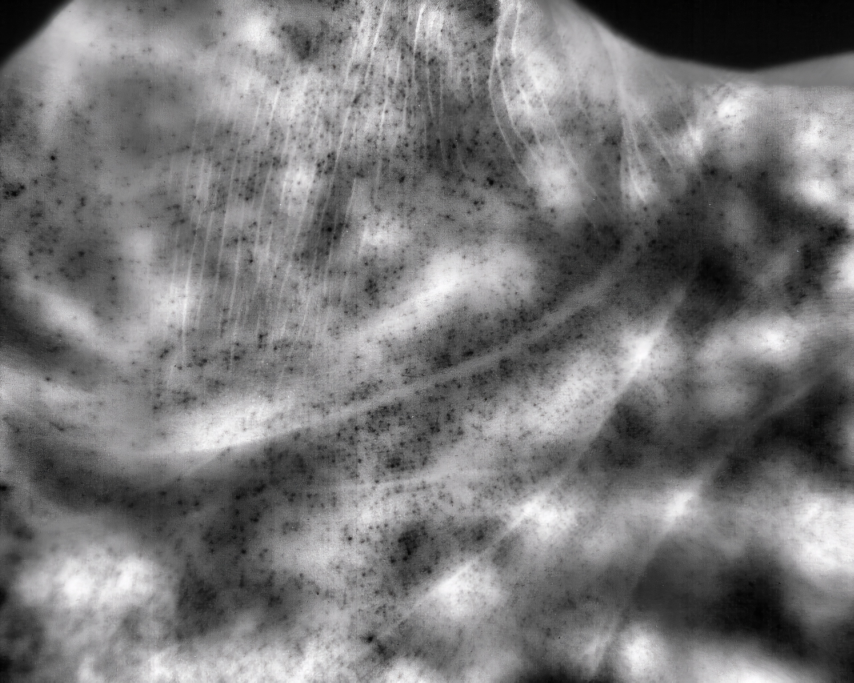
#> input picture Preprocessing/input_images/DATA_smallBrushes_bmp_imgs/raw/1.bmp, 2560 x 2048 px (shown at 1/3 size)
$ python getPatches.py --patchSize 100 --rawDir ../input_images/DATA_smallBrushes_bmp_imgs/raw --annotatedDir ../input_images/DATA_smallBrushes_bmp_imgs/raw --coordinatesDir ../input_images/DATA_smallBrushes_bmp_imgs/raw --centroidsDir ../input_images/DATA_smallBrushes_bmp_imgs/raw --patchesDir ../input_images/DATA_smallBrushes_bmp_imgs/raw
#> lines starting #> are read from the running program, lines starting #| are printed output that depends on the picture; after the words box and inside, x2 and y2 are one past the last pixel; in counts of white or black regions, pixels touching at a corner belong together
import os, cv2
import numpy as np
import argparse

parser = argparse.ArgumentParser()

parser.add_argument('--patchSize',
                    required=True,
                    type = int)

parser.add_argument('--rawDir',
                    required=True,
                    type = str)

parser.add_argument('--annotatedDir',
                    required=True,
                    type = str)

parser.add_argument('--coordinatesDir',
                    required=True,
                    type = str)

parser.add_argument('--centroidsDir',
                    required=True,
                    type = str)

parser.add_argument('--patchesDir',
                    required=True,
                    type = str)

args = parser.parse_args()

class GetPatches:
    def __init__(self, patch_size = 32):
        self.patch_size = patch_size
        self.centroid_lst = []

    def process_images(self, raw_image_path, annotated_image_path, image_name):
        """
        image_name - The name of the current processing image
        This function isolates the sweatpores from the annotated image and
        computes the centroids and detects if there's any sweat pores in the
        given area for further ML model
        """
#> called with image_name = '1.bmp'
        # load the annotated image and raw image
        annotated_img = cv2.imread(annotated_image_path)
#> annotated_img is the input picture: shape (2048, 2560, 3); mean B, G, R 120.8, 120.1, 120.5
        raw_img = cv2.imread(raw_image_path)

        # isolates the sweat pores from the annotated img
        contour_image = self.isolate_sweat_pores(annotated_img)

        # Compute centroid of sweat pores
        self.centroid(contour_image, image_name)

        # Check if there has sweat pores in the batch
        self.has_sweatPores(raw_img, image_name)

        # Empty the centroid lst for the next iteration
        self.centroid_lst = []

    def isolate_sweat_pores(self, circled_image):
        """
        Function to isolate circled regions of sweat pores from Dr Runyon's annotated images
        Inputs:
            circled_image - Path of Dr Runyon's annotated image
        Output:
            contour_image - Isolated regions of sweat pores with black mask as background
        """
        # Error Checking
        if circled_image is None:
            print("Failed to load the image.")

        # Convert the image to HSV color space
        hsv = cv2.cvtColor(circled_image, cv2.COLOR_BGR2HSV)
#> hsv: shape (2048, 2560, 3); mean H, S, V 54.4, 1.6, 121

        # Define the lower and upper bounds for green, yellow, and red color in HSV (Adjust these values as needed)
        # Green circles
        lower_green = np.array([30, 30, 30])
        upper_green = np.array([90, 245, 245])
        # Red circles
        lower_red = np.array([0, 100, 100])
        upper_red = np.array([20, 255, 255])
        # Yellow circles
        lower_yellow = np.array([20, 100, 100])
        upper_yellow = np.array([30, 255, 255])

        # Threshold the HSV image to isolate green, red, and yellow regions
        green_mask = cv2.inRange(hsv, lower_green, upper_green)
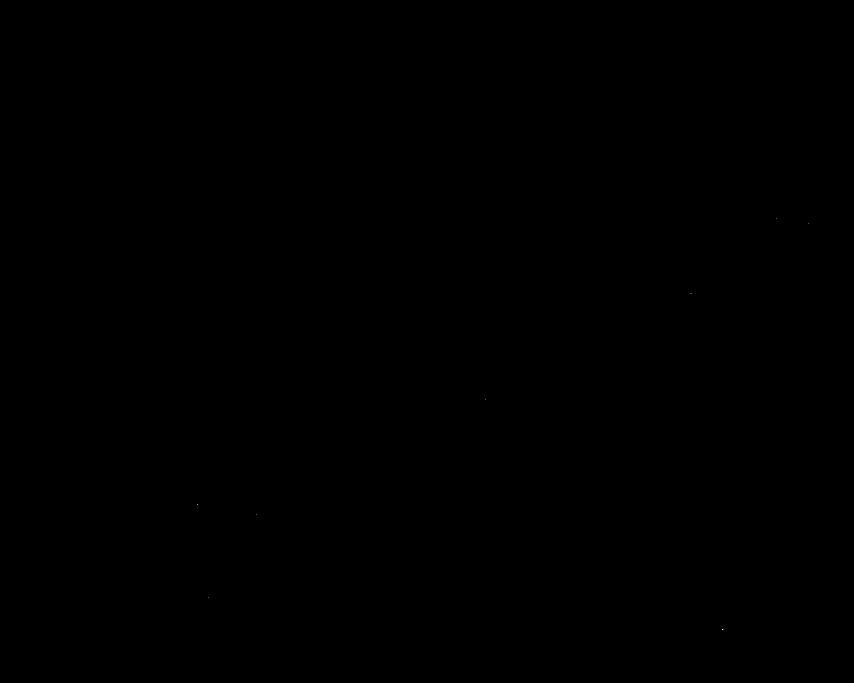
#> green_mask: shape (2048, 2560) (shown at 1/3 size); 0% white in thin lines or dots, all inside (x1, y1, x2, y2) = (593, 654, 2426, 1890)
        red_mask = cv2.inRange(hsv, lower_red, upper_red)
#> red_mask: shape (2048, 2560); every value is 0
        yellow_mask = cv2.inRange(hsv, lower_yellow, upper_yellow)

        # Combine the red green, and yellow mask into just one mask
        combined_mask = cv2.bitwise_or(cv2.bitwise_or(green_mask, red_mask), yellow_mask)

        # Find contours of the green, red, and yellow regions
        contours, _ = cv2.findContours(combined_mask, cv2.RETR_EXTERNAL, cv2.CHAIN_APPROX_SIMPLE)
#> contours = 8 contours, all with area under 20

        # Create a blank mask for background
        blank_mask = np.zeros_like(circled_image[:, :, 0]) # Black mask

        # Draw contours on the blank mask
        cv2.drawContours(blank_mask, contours, -1, (255), thickness=cv2.FILLED)

        # Apply the mask to the original image
        contour_image = cv2.bitwise_and(circled_image, circled_image, mask=blank_mask)

        return contour_image

    def centroid(self, contour_image, image_name):
        """
        Function to compute the centroid of the isolated sweat pore images
        Function stores both centroid files and coordinate files
        Input:
            contour_image - Isolated regions of sweat pores with black mask as background
            image_name - The name of the current processing image name
            coordinate_filename - Path of the file where centroids coordinates are stored.
            centroid_filename - Path of the file which has the image with circled centroids.
        Output:
            coordinate_filename - Centroid coordinate filename
        """
#> called with image_name = '1.bmp'
         # Generate unique filenames based on the input image filename
        image_name = image_name[:-4] # crop the ".bmp" extenstion
        coordinate_filename = f"{image_name}.txt"
        centroid_filename = f"{image_name}.png"

        # https://pyimagesearch.com/2016/02/01/opencv-center-of-contour/
        # For non greyscaled images (circled images)
        # Load the image, convert it to grayscale, blur it slightly, and threshold it
        image = cv2.cvtColor(contour_image, cv2.COLOR_BGR2GRAY)
        blurred = cv2.GaussianBlur(image, (5, 5), 0)
        thresh = cv2.threshold(blurred, 60, 255, cv2.THRESH_BINARY)[1] # Intensity upper threshold = 60

        # For Grey scaled image
        # Load the grayscale filtered image
        # grey = cv2.imread(self.isolated_sp, cv2.IMREAD_GRAYSCALE)
        # thresh = cv2.threshold(grey, 60, 255, cv2.THRESH_BINARY)[1]

        # find contours in the thresholded image
        cnts, _ = cv2.findContours(thresh, cv2.RETR_EXTERNAL, cv2.CHAIN_APPROX_SIMPLE)
#> cnts = []


        # Create a copy of the contour image to draw centroids on
        contour_image = cv2.cvtColor(image, cv2.COLOR_GRAY2BGR)

        # -- Ricky Modified -- #
        # Specify the directory where you want to save the image
        coordinate_output_directory = args.coordinatesDir

        # Create the full path for the centroid image file
        coordinate_filepath = os.path.join(coordinate_output_directory, coordinate_filename)
        # -------------------- #

        # For creating GroundTruth files
        with open(coordinate_filepath, "w") as file:
            # Write the header
            file.write("y\tx\n")

            # Loop over the contours
            for c in cnts:
                # Compute the area of the contour
                area = cv2.contourArea(c)

                # Skip processing if the contour area is zero
                if (area == 0):
                    continue

                # Compute the center of the contour
                M = cv2.moments(c)
                cX = int(M["m10"] / M["m00"])
                cY = int(M["m01"] / M["m00"])

                # Store the coordinates into a list
                self.centroid_lst.append((cX, cY))

                # Write the coordinates to the file
                file.write(f"{cY}\t{cX}\n")  # For some reason, the PoreGroundTruthMarked images must be in (Y X) format instead of (X Y)

                # Draw the contour and centroid on the image for visualization
                cv2.drawContours(contour_image, [c], -1, (255, 0, 0), 1) # Blue Contour
                cv2.circle(contour_image, (cX, cY), 0, (0, 0, 255), -1) # Red Centroid
#> this loop made 0 passes
#> after the loop, self.centroid_lst = []

        # -- Ricky Modified -- #
        # Specify the directory where you want to save the image
        centroid_output_directory = args.centroidsDir

        # Create the full path for the centroid image file
        contour_filepath = os.path.join(centroid_output_directory, centroid_filename)
        # Save contour and centroid image in the specified directory
        cv2.imwrite(contour_filepath, contour_image)
        # -------------------- #
        return

    def has_sweatPores(self, raw_image, image_name):
        """
        This function will store the batches if there are detected sweat pores.
        We created a kernel (32 X 32) to slide through the raw_image. If the coordinates
        from Coordinates_lst are in the range of the current kernel area than we store and
        mark the batch.
        Args:
            raw_image: raw image read by cv.imshow()
            Coordinates_lst: a list of tuples which consist of sweat pores coordinates
        """
#> called with image_name = '1.bmp'
        # Get the shape of the inital img
        img_height, img_width, _ = raw_image.shape
#> img_height = 2048; img_width = 2560

        # Define the size of each batch
        batch_height = self.patch_size
        batch_width = self.patch_size
        stride = batch_width  # move to the next stride to avoid overlap


        # Save the valid batches in this directory
        batches_directory = f"{args.patchesDir}/{self.patch_size}x{self.patch_size}/"

        # Check if the directory exists
        if not os.path.exists(batches_directory):
            # If it doesn't exist, create it
            os.makedirs(batches_directory)


        # Number of batches for the current processing image
        num_batch_count = 0
        hasPores_batches = 0
        pores_count = 0
        label = 0
        for i in range(0, img_height - batch_height + 1, stride):
            for j in range(0, img_width - batch_width + 1, stride):
                # increament num_batch_count
                num_batch_count += 1
                # Extract the current batch
                # Numpy ---> image[height, width, channels]
                batch = raw_image[i:i+batch_height, j:j+batch_width, :]

                # Check if there's any sweat pore coordinates within this batch
                has_sweat_pore = False
                for coord in self.centroid_lst:
                    x, y = coord  # Unpack the tuple into x and y coordinates
                    if (j <= x < j+batch_width and i <= y < i+batch_height):
                        # Detect Sweat Pores
                        has_sweat_pore = True
                        pores_count += 1

                # Use the appropriate label based on whether a sweat pore was found
                # label = 1 if has_sweat_pore else 0
                if has_sweat_pore:
                    label = 1
                    hasPores_batches += 1
                else:
                    label = 0

                batch_filename = f"{image_name}_{num_batch_count}_{label}.png"
                batch_path = os.path.join(batches_directory, batch_filename)
                cv2.imwrite(batch_path, batch)
#> this loop made 20 passes
#> pass 1, in has_sweatPores, `cv2.imwrite(batch_path, batch)`:
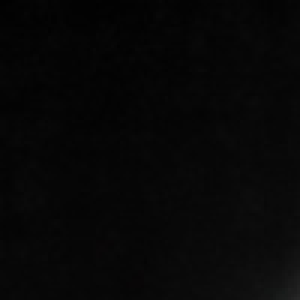
#> saved as 1.bmp_1_0.png: shape (100, 100, 3) (shown 3 times larger); mean B, G, R 6.9, 6.9, 6.9
#> pass 1, in has_sweatPores, `cv2.imwrite(batch_path, batch)`:
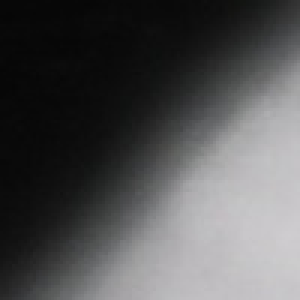
#> saved as 1.bmp_2_0.png: shape (100, 100, 3) (shown 3 times larger); mean B, G, R 82.1, 81.4, 81.4
#> pass 1, in has_sweatPores, `cv2.imwrite(batch_path, batch)`:
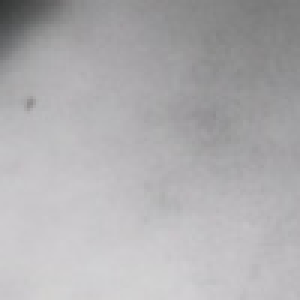
#> saved as 1.bmp_3_0.png: shape (100, 100, 3) (shown 3 times larger); mean B, G, R 176, 173.9, 175.1
#> pass 1, in has_sweatPores, `cv2.imwrite(batch_path, batch)`:
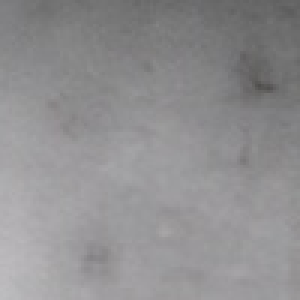
#> saved as 1.bmp_4_0.png: shape (100, 100, 3) (shown 3 times larger); mean B, G, R 145.1, 143.5, 144.4
#> after the loop, hasPores_batches = 0; num_batch_count = 500; pores_count = 0

        print("-- Summary --")
        print(f"Image name: {image_name}")
        print("Image Shape:", "(",img_width, img_height,")")
#| Image Shape: ( 2560 2048 )
        print("Total Sweat Pore Coordinates: ",len(self.centroid_lst), "| Sweat Pores Count: ",pores_count)
#| Total Sweat Pore Coordinates:  0 | Sweat Pores Count:  0
        print("Total Pathces: ", (img_height // batch_height)*(img_width // batch_width),
              "| Patches Count: ",num_batch_count)
#| Total Pathces:  500 | Patches Count:  500
        print("Patches have sweat pores: ", hasPores_batches)
#| Patches have sweat pores:  0
        print()

        return

if __name__ == "__main__":
    # Get the hyper parameters from runPreprocessing.sh
    patchSize = args.patchSize
    raw_image_folder = args.rawDir
    annotated_image_folder = args.annotatedDir
    centroidsDir = args.centroidsDir

    # create an instance of the getPatches class
    getPatches = GetPatches(patch_size = patchSize)

    # Get a list of image files in the raw image folder
    raw_image_files = os.listdir(raw_image_folder)

    DSstoreFileCounter = 0
    for image_name in raw_image_files:
        """
        We assume that the images in the annotated_image_files have the
        same images name as  the images in their correspoding raw_image_files
        """
        # Skip .DS_Store files
        if image_name.startswith('.'):
            DSstoreFileCounter += 1
            continue
        # construct the full path of the raw image and circled image paths
        raw_image_path = os.path.join(raw_image_folder, image_name)
        annotated_image_path = os.path.join(annotated_image_folder, image_name)
        # [8 lines of commented-out code are left out]
        getPatches.process_images(raw_image_path, annotated_image_path, image_name)

    # Print the number of processed image pairs
    print(f"Processed {len(raw_image_files) - DSstoreFileCounter} image pairs.\n")
